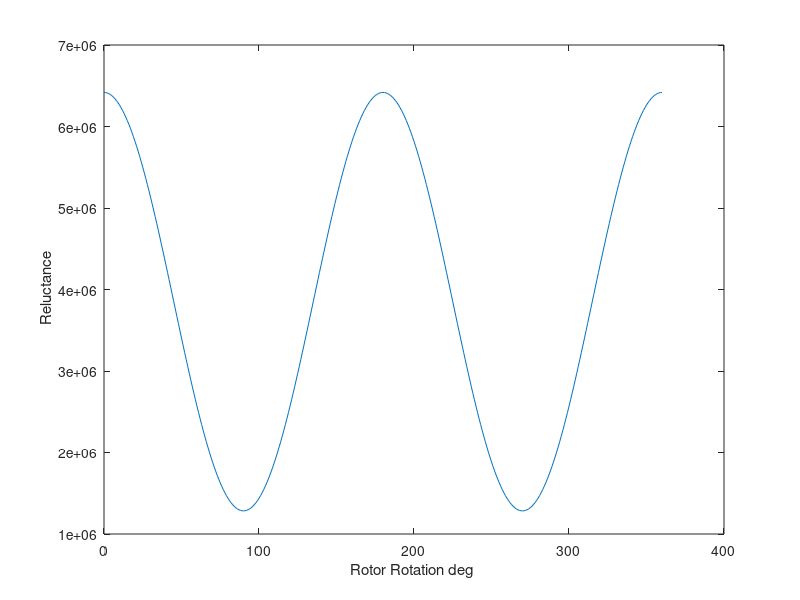
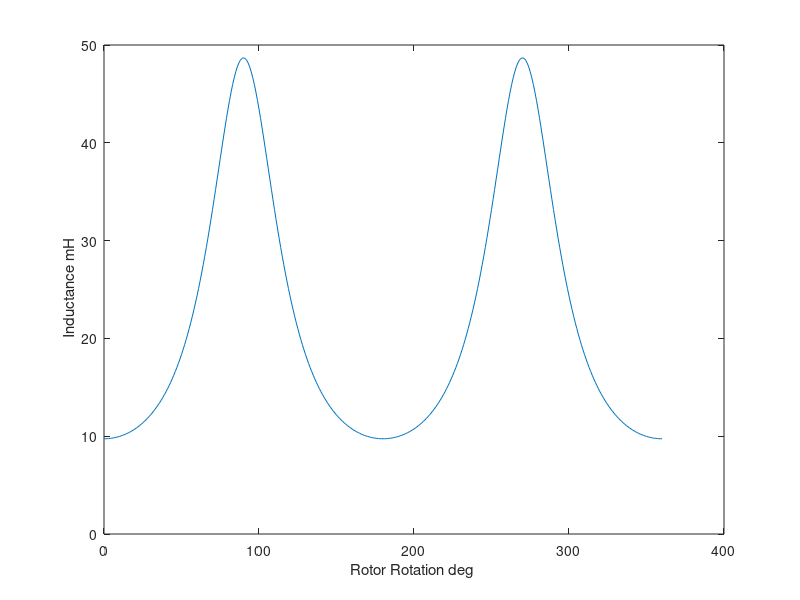
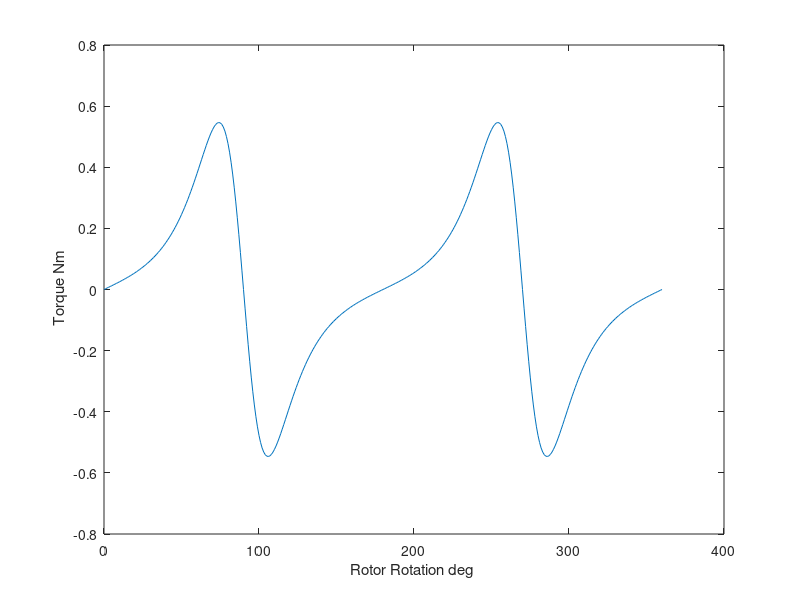

These charts were generated, in order, by the following MATLAB code:
Lstack =20e-3;
Airgap_min = 0.5e-3;
Airgap_max = 2.5e-3;
u0 = pi*4e-7;
I_dc = 3 ; 
Nseries = 250; % number of turns
Stator_Pole_arc = 74*pi/180; % 74 degree is the arc of the staor pole facing rotor
% Stator_Pole_arc = 67.5*pi/180;
Stator_radius = 12e-3;
% there are two airgaps Upper one I call Airgap1 and lower one Airgap2

% when rotor position is 90 deg minimum reluctance is achieved 

Rmin =  Airgap_min/(u0*Stator_radius*Stator_Pole_arc*Lstack);
% when rotor position is 0 deg maximum reluctance is achieved
Rmax = Airgap_max/(u0*Stator_radius*Stator_Pole_arc*Lstack);

theta = 0:360;
% I consider a sinusoidal variatoin for the reluctance
% there are two airgap, here I just calculated the torque for airgap1 and
% at the end we multiply the torque by 2 to 
R_airgap = (Rmax+Rmin)/2+(Rmax-Rmin)*cosd(2*theta)/2;

L = Nseries^2./R_airgap;
% drivative of the inductance L has been taken by hand and below is the
% resutltant dl/dtheta
DL_Dtheta = -1*(Nseries^2)*((Rmax-Rmin)/2*(-2*sind(2*theta)))./(R_airgap.^2);

Torque = 2*(I_dc^2*DL_Dtheta)/2;

figure
plot(theta,R_airgap)
xlabel('Rotor Rotation deg ');
ylabel(' Reluctance');
figure
plot(theta,L*1000)
xlabel('Rotor Rotation deg ');
ylabel(' Inductance mH');
figure
plot(theta,Torque)
xlabel('Rotor Rotation deg ');
ylabel(' Torque Nm');

